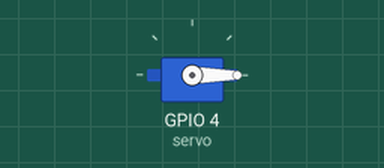
Simulated run of this program. Board: ESP32 board running MicroPython. Shown: servo. Servo angles are drawn from the pulse width (0.5 ms = 0°, 2.5 ms = 180°).

Above: at 0.05 s.
At 1.5 s:
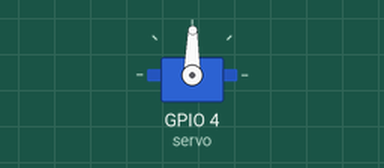
At 3.0 s:
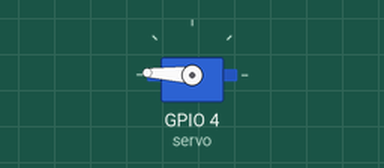
Timing chart, 0 to 6.9 s (numbered marks = the images above):
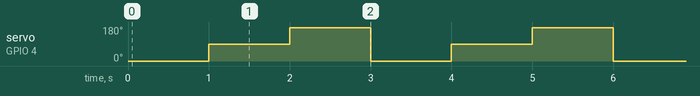

Measured:
- by itself, servo on GPIO 4 (servo): repeats every 3.0 s: 177° 1.0 s, 0° 1.0 s, 89° 1.0 s

The program:

step1_sweep.py
```python
from machine import Pin, PWM
import time

servo = PWM(Pin(4))  # 서보 주황 신호선 → 4번
servo.freq(50)
servo.duty_u16(1638)

while True:
    servo.duty_u16(1638 + 0 * 6462 // 180)  # 0도
    time.sleep(1)
    servo.duty_u16(1638 + 90 * 6462 // 180)  # 90도
    time.sleep(1)
    servo.duty_u16(1638 + 180 * 6462 // 180)  # 180도
    time.sleep(1)
```
